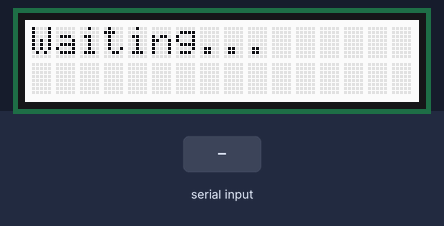
The sketch below on a simulated Arduino Uno, built with avr-gcc and run on an emulated ATmega328P. Parts: 16×2 character LCD. The inputs (shaded band) are chosen by the test bench. What the sketch prints to the serial monitor is not drawn.

Above: at 1.2 s.
1.3 s: "1\n" received over the second serial link
At 2.2 s:
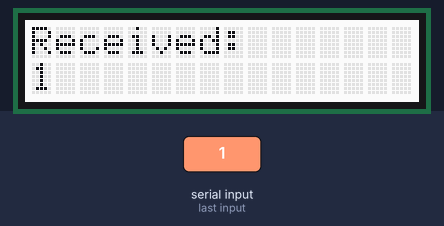
2.8 s: "0\n" received over the second serial link
At 3.3 s:
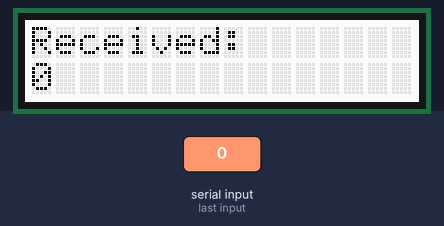
4.3 s: "2\n" received over the second serial link
At 5.6 s:
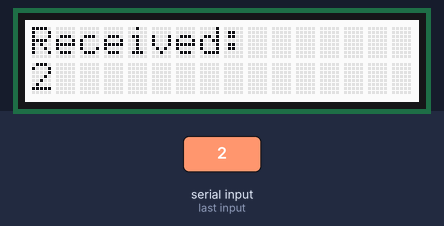
Timing chart, 0 to 7.3 s (numbered marks = the images above; inputs shaded):
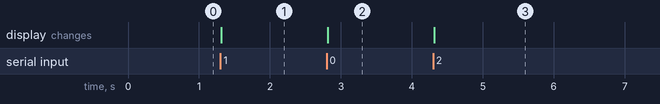

The sketch:

Task2_Receiver.ino
```cpp
// =====================================================================
//  Task 2: Board B (receiver)
//  Display: Adafruit RGB LCD shield
// ---------------------------------------------------------------------
//  What this sketch does:
//    Characters from Board A arrive one at a time. They are saved in
//    a buffer (a "line buffer") until a newline '\n' arrives. Then
//    the whole message is shown on the LCD and the Serial Monitor.
//
//  Wiring:
//    A D11 (TX) -> B D10 (RX)
//    A D10 (RX) <- B D11 (TX)
//    A GND      -> B GND
//    LCD:    plug the shield onto the breakout board. No wires needed:
//            it uses the I2C pins SDA (A4) and SCL (A5) through the header.
//
//  Library (Tools -> Manage Libraries...):
//    "Adafruit RGB LCD Shield Library" by Adafruit
// =====================================================================

#include <SoftwareSerial.h>    // lets us make a serial port on any two pins
#include <Wire.h>                  // I2C bus: the shield is controlled over SDA and SCL
#include <Adafruit_RGBLCDShield.h> // driver for the Adafruit RGB LCD shield

SoftwareSerial link(10, 11);   // (RX pin = D10, TX pin = D11)

// The LCD object. The shield is always at I2C address 0x20,
// so no address is needed.
Adafruit_RGBLCDShield lcd;

// Backlight colours for lcd.setBacklight()
#define RED    0x1
#define GREEN  0x2
#define YELLOW 0x3
#define BLUE   0x4
#define VIOLET 0x5
#define TEAL   0x6
#define WHITE  0x7

// ----- The line buffer -----
const uint8_t MAX_LEN = 32;    // longest message we will store
char buffer[MAX_LEN + 1];      // +1 to leave room for the '\0' at the end
uint8_t len = 0;               // how many characters are stored so far


// Show one complete message on the Serial Monitor and the LCD
void showMessage(const char* msg)
{
    Serial.print(F("Received: "));
    Serial.println(msg);

    lcd.clear();                       // wipe the screen
    lcd.print(F("Received:"));         // top row
    lcd.setCursor(0, 1);               // column 0, row 1 (bottom row)
    lcd.print(msg);                    // the message
}


void setup()
{
    link.begin(9600);          // the link from Board A, 9600 baud
    Serial.begin(9600);        // USB Serial Monitor

    lcd.begin(16, 2);                  // start the LCD: 16 columns, 2 rows
    lcd.setBacklight(WHITE);           // switch the backlight on (white)
    lcd.print(F("Waiting..."));
}


void loop()
{
    // Deal with every character that is waiting
    while (link.available() > 0)
    {
        char c = link.read();          // take one character

        if (c == '\r')                 // ignore carriage returns
        {
            continue;
        }

        if (c == '\n')                 // newline = the message is complete
        {
            buffer[len] = '\0';        // add the '\0' so it is a proper C string
            showMessage(buffer);       // show it
            len = 0;                   // empty the buffer for the next message
        }
        else if (len < MAX_LEN)        // is there still room in the buffer?
        {
            buffer[len] = c;           // store the character
            len++;                     // and move along one place
        }
        // If the buffer is full, extra characters are simply dropped.
        // Writing past the end of the array would corrupt other variables.
    }
}
```

Measured:
- after the input at 1.3 s, the display: changes at once (image 1)
- after the input at 2.8 s, the display: changes at once (image 2)
- after the input at 4.3 s, the display: changes at once (image 3)
